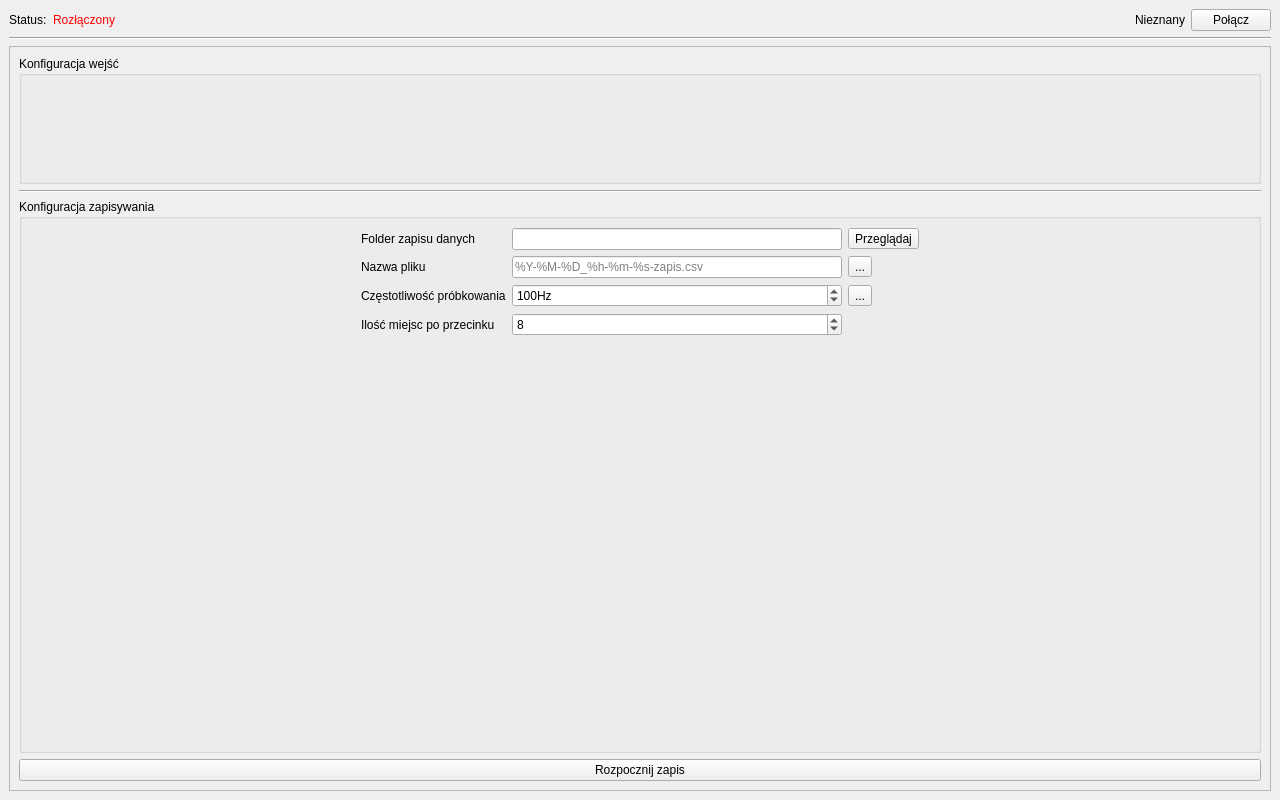
<?xml version="1.0" encoding="UTF-8"?>
<ui version="4.0">
    <class>LjdMainWindow</class>
    <widget class="QMainWindow" name="LjdMainWindow">
        <property name="geometry">
            <rect>
                <x>0</x>
                <y>0</y>
                <width>1280</width>
                <height>800</height>
            </rect>
        </property>
        <property name="minimumSize">
            <size>
                <width>512</width>
                <height>512</height>
            </size>
        </property>
        <property name="windowTitle">
            <string>LabJack Data Dumper</string>
        </property>
        <property name="windowIcon">
            <iconset>
                <normaloff>../resource/icon.ico</normaloff>../resource/icon.ico
            </iconset>
        </property>
        <property name="documentMode">
            <bool>false</bool>
        </property>
        <property name="tabShape">
            <enum>QTabWidget::TabShape::Rounded</enum>
        </property>
        <widget class="QWidget" name="centralwidget">
            <layout class="QVBoxLayout" name="verticalLayout">
                <item>
                    <layout class="QHBoxLayout" name="horizontalLayout">
                        <item>
                            <widget class="QLabel" name="lblStatus">
                                <property name="text">
                                    <string>Status:</string>
                                </property>
                            </widget>
                        </item>
                        <item>
                            <widget class="QLabel" name="dispStatus">
                                <property name="text">
                                    <string>&lt;html&gt;&lt;head/&gt;&lt;body&gt;&lt;p&gt;&lt;span style=&quot;
                                        color:#ff0000;&quot;&gt;Rozłączony&lt;/span&gt;&lt;/p&gt;&lt;/body&gt;&lt;/html&gt;
                                    </string>
                                </property>
                            </widget>
                        </item>
                        <item>
                            <spacer name="horizontalSpacer">
                                <property name="orientation">
                                    <enum>Qt::Orientation::Horizontal</enum>
                                </property>
                                <property name="sizeHint" stdset="0">
                                    <size>
                                        <width>40</width>
                                        <height>20</height>
                                    </size>
                                </property>
                            </spacer>
                        </item>
                        <item>
                            <widget class="QLabel" name="dispConnType">
                                <property name="text">
                                    <string>Nieznany</string>
                                </property>
                            </widget>
                        </item>
                        <item>
                            <widget class="QPushButton" name="btnConnection">
                                <property name="text">
                                    <string>Połącz</string>
                                </property>
                            </widget>
                        </item>
                    </layout>
                </item>
                <item>
                    <widget class="Line" name="line">
                        <property name="orientation">
                            <enum>Qt::Orientation::Horizontal</enum>
                        </property>
                    </widget>
                </item>
                <item>
                    <widget class="QScrollArea" name="areaConfig">
                        <property name="enabled">
                            <bool>true</bool>
                        </property>
                        <property name="horizontalScrollBarPolicy">
                            <enum>Qt::ScrollBarPolicy::ScrollBarAlwaysOff</enum>
                        </property>
                        <property name="widgetResizable">
                            <bool>true</bool>
                        </property>
                        <property name="alignment">
                            <set>Qt::AlignmentFlag::AlignHCenter|Qt::AlignmentFlag::AlignTop</set>
                        </property>
                        <widget class="QWidget" name="scrollAreaWidgetContents">
                            <property name="enabled">
                                <bool>true</bool>
                            </property>
                            <property name="geometry">
                                <rect>
                                    <x>0</x>
                                    <y>0</y>
                                    <width>1264</width>
                                    <height>733</height>
                                </rect>
                            </property>
                            <layout class="QVBoxLayout" name="verticalLayout_2">
                                <item>
                                    <widget class="QGroupBox" name="boxConfigInput">
                                        <property name="sizePolicy">
                                            <sizepolicy hsizetype="Preferred" vsizetype="Maximum">
                                                <horstretch>0</horstretch>
                                                <verstretch>0</verstretch>
                                            </sizepolicy>
                                        </property>
                                        <property name="minimumSize">
                                            <size>
                                                <width>0</width>
                                                <height>128</height>
                                            </size>
                                        </property>
                                        <property name="title">
                                            <string>Konfiguracja wejść</string>
                                        </property>
                                        <property name="flat">
                                            <bool>true</bool>
                                        </property>
                                    </widget>
                                </item>
                                <item>
                                    <widget class="Line" name="line_2">
                                        <property name="orientation">
                                            <enum>Qt::Orientation::Horizontal</enum>
                                        </property>
                                    </widget>
                                </item>
                                <item>
                                    <widget class="QGroupBox" name="boxConfigLogging">
                                        <property name="enabled">
                                            <bool>true</bool>
                                        </property>
                                        <property name="autoFillBackground">
                                            <bool>false</bool>
                                        </property>
                                        <property name="title">
                                            <string>Konfiguracja zapisywania</string>
                                        </property>
                                        <property name="flat">
                                            <bool>true</bool>
                                        </property>
                                        <layout class="QGridLayout" name="gridLayout">
                                            <item row="1" column="2">
                                                <widget class="QLineEdit" name="editFileName">
                                                    <property name="inputMask">
                                                        <string/>
                                                    </property>
                                                    <property name="text">
                                                        <string/>
                                                    </property>
                                                    <property name="placeholderText">
                                                        <string>%Y-%M-%D_%h-%m-%s-zapis.csv</string>
                                                    </property>
                                                </widget>
                                            </item>
                                            <item row="0" column="3">
                                                <widget class="QToolButton" name="btnSetOutputDir">
                                                    <property name="text">
                                                        <string>Przeglądaj</string>
                                                    </property>
                                                    <property name="icon">
                                                        <iconset theme="QIcon::ThemeIcon::DriveHarddisk"/>
                                                    </property>
                                                    <property name="popupMode">
                                                        <enum>QToolButton::ToolButtonPopupMode::InstantPopup</enum>
                                                    </property>
                                                    <property name="toolButtonStyle">
                                                        <enum>Qt::ToolButtonStyle::ToolButtonTextBesideIcon</enum>
                                                    </property>
                                                    <property name="autoRaise">
                                                        <bool>false</bool>
                                                    </property>
                                                    <property name="arrowType">
                                                        <enum>Qt::ArrowType::NoArrow</enum>
                                                    </property>
                                                </widget>
                                            </item>
                                            <item row="0" column="0">
                                                <spacer name="horizontalSpacer_2">
                                                    <property name="orientation">
                                                        <enum>Qt::Orientation::Horizontal</enum>
                                                    </property>
                                                    <property name="sizeHint" stdset="0">
                                                        <size>
                                                            <width>40</width>
                                                            <height>20</height>
                                                        </size>
                                                    </property>
                                                </spacer>
                                            </item>
                                            <item row="0" column="1">
                                                <widget class="QLabel" name="lblOutputDir">
                                                    <property name="text">
                                                        <string>Folder zapisu danych</string>
                                                    </property>
                                                </widget>
                                            </item>
                                            <item row="4" column="2">
                                                <spacer name="verticalSpacer">
                                                    <property name="orientation">
                                                        <enum>Qt::Orientation::Vertical</enum>
                                                    </property>
                                                    <property name="sizeHint" stdset="0">
                                                        <size>
                                                            <width>20</width>
                                                            <height>20</height>
                                                        </size>
                                                    </property>
                                                </spacer>
                                            </item>
                                            <item row="1" column="1">
                                                <widget class="QLabel" name="lblFileName">
                                                    <property name="text">
                                                        <string>Nazwa pliku</string>
                                                    </property>
                                                </widget>
                                            </item>
                                            <item row="0" column="4">
                                                <spacer name="horizontalSpacer_3">
                                                    <property name="orientation">
                                                        <enum>Qt::Orientation::Horizontal</enum>
                                                    </property>
                                                    <property name="sizeHint" stdset="0">
                                                        <size>
                                                            <width>40</width>
                                                            <height>20</height>
                                                        </size>
                                                    </property>
                                                </spacer>
                                            </item>
                                            <item row="1" column="3">
                                                <widget class="QToolButton" name="btnFileNameTemplatingHelp">
                                                    <property name="text">
                                                        <string>...</string>
                                                    </property>
                                                    <property name="icon">
                                                        <iconset theme="QIcon::ThemeIcon::HelpAbout"/>
                                                    </property>
                                                </widget>
                                            </item>
                                            <item row="2" column="1">
                                                <widget class="QLabel" name="lblSampleRate">
                                                    <property name="text">
                                                        <string>Częstotliwość próbkowania</string>
                                                    </property>
                                                </widget>
                                            </item>
                                            <item row="0" column="2">
                                                <widget class="QLineEdit" name="editOutputDir"/>
                                            </item>
                                            <item row="2" column="3">
                                                <widget class="QToolButton" name="btnSampleRateHelp">
                                                    <property name="text">
                                                        <string>...</string>
                                                    </property>
                                                    <property name="icon">
                                                        <iconset theme="QIcon::ThemeIcon::HelpAbout"/>
                                                    </property>
                                                </widget>
                                            </item>
                                            <item row="2" column="2">
                                                <widget class="QSpinBox" name="sbSampleRate">
                                                    <property name="suffix">
                                                        <string>Hz</string>
                                                    </property>
                                                    <property name="minimum">
                                                        <number>1</number>
                                                    </property>
                                                    <property name="maximum">
                                                        <number>10000</number>
                                                    </property>
                                                    <property name="stepType">
                                                        <enum>QAbstractSpinBox::StepType::DefaultStepType</enum>
                                                    </property>
                                                    <property name="value">
                                                        <number>100</number>
                                                    </property>
                                                </widget>
                                            </item>
                                            <item row="3" column="1">
                                                <widget class="QLabel" name="lblPrecision">
                                                    <property name="text">
                                                        <string>Ilość miejsc po przecinku</string>
                                                    </property>
                                                </widget>
                                            </item>
                                            <item row="3" column="2">
                                                <widget class="QSpinBox" name="sbPrecision">
                                                    <property name="suffix">
                                                        <string/>
                                                    </property>
                                                    <property name="minimum">
                                                        <number>0</number>
                                                    </property>
                                                    <property name="maximum">
                                                        <number>16</number>
                                                    </property>
                                                    <property name="value">
                                                        <number>8</number>
                                                    </property>
                                                </widget>
                                            </item>
                                        </layout>
                                    </widget>
                                </item>
                                <item>
                                    <widget class="QPushButton" name="btnStartStop">
                                        <property name="text">
                                            <string>Rozpocznij zapis</string>
                                        </property>
                                    </widget>
                                </item>
                            </layout>
                        </widget>
                    </widget>
                </item>
            </layout>
        </widget>
    </widget>
    <resources>
        <include location="../resource/qt_resource.qrc"/>
    </resources>
    <connections/>
</ui>
